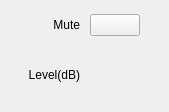
<?xml version="1.0" encoding="UTF-8"?>
<ui version="4.0">
 <class>cfgsettingsignal_noise</class>
 <widget class="QWidget" name="cfgsettingsignal_noise">
  <property name="geometry">
   <rect>
    <x>0</x>
    <y>0</y>
    <width>169</width>
    <height>112</height>
   </rect>
  </property>
  <property name="windowTitle">
   <string>Form</string>
  </property>
  <property name="layoutDirection">
   <enum>Qt::LeftToRight</enum>
  </property>
  <layout class="QGridLayout" name="gridLayout">
   <property name="leftMargin">
    <number>10</number>
   </property>
   <property name="topMargin">
    <number>10</number>
   </property>
   <property name="rightMargin">
    <number>10</number>
   </property>
   <property name="bottomMargin">
    <number>6</number>
   </property>
   <property name="spacing">
    <number>10</number>
   </property>
   <item row="0" column="3">
    <spacer name="horizontalSpacer">
     <property name="orientation">
      <enum>Qt::Horizontal</enum>
     </property>
     <property name="sizeHint" stdset="0">
      <size>
       <width>40</width>
       <height>20</height>
      </size>
     </property>
    </spacer>
   </item>
   <item row="1" column="1">
    <widget class="QLabel" name="label_2">
     <property name="text">
      <string>Level(dB)</string>
     </property>
     <property name="alignment">
      <set>Qt::AlignRight|Qt::AlignTrailing|Qt::AlignVCenter</set>
     </property>
    </widget>
   </item>
   <item row="0" column="1">
    <widget class="QLabel" name="label">
     <property name="text">
      <string>Mute</string>
     </property>
     <property name="alignment">
      <set>Qt::AlignRight|Qt::AlignTrailing|Qt::AlignVCenter</set>
     </property>
    </widget>
   </item>
   <item row="1" column="2">
    <widget class="ConfigGainWidget" name="_gainCtrl" native="true">
     <property name="minimumSize">
      <size>
       <width>50</width>
       <height>50</height>
      </size>
     </property>
     <property name="maximumSize">
      <size>
       <width>50</width>
       <height>50</height>
      </size>
     </property>
    </widget>
   </item>
   <item row="0" column="2">
    <widget class="QPushButton" name="pb_mute">
     <property name="styleSheet">
      <string notr="true"/>
     </property>
     <property name="text">
      <string/>
     </property>
     <property name="checkable">
      <bool>true</bool>
     </property>
    </widget>
   </item>
   <item row="0" column="0">
    <spacer name="horizontalSpacer_2">
     <property name="orientation">
      <enum>Qt::Horizontal</enum>
     </property>
     <property name="sizeHint" stdset="0">
      <size>
       <width>40</width>
       <height>20</height>
      </size>
     </property>
    </spacer>
   </item>
  </layout>
 </widget>
 <customwidgets>
  <customwidget>
   <class>ConfigGainWidget</class>
   <extends>QWidget</extends>
   <header location="global">customWidget/configgainwidget.h</header>
   <container>1</container>
  </customwidget>
 </customwidgets>
 <resources/>
 <connections/>
</ui>
